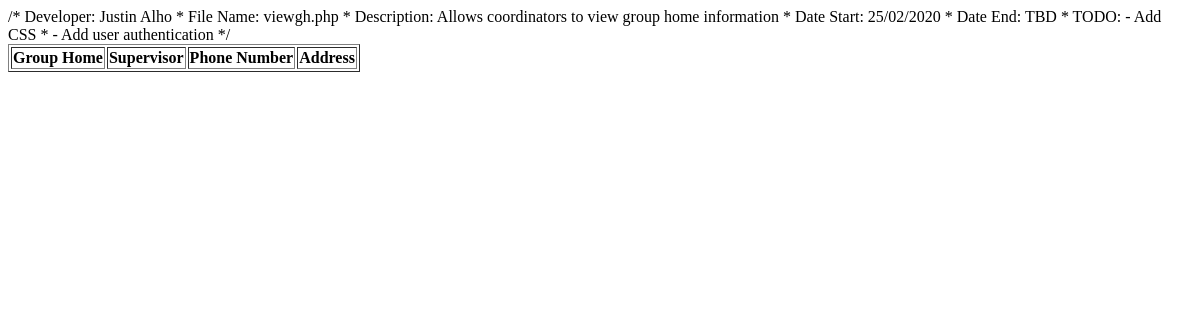
Page /webPages/php/testPages/viewgh.php on the earlier database version.
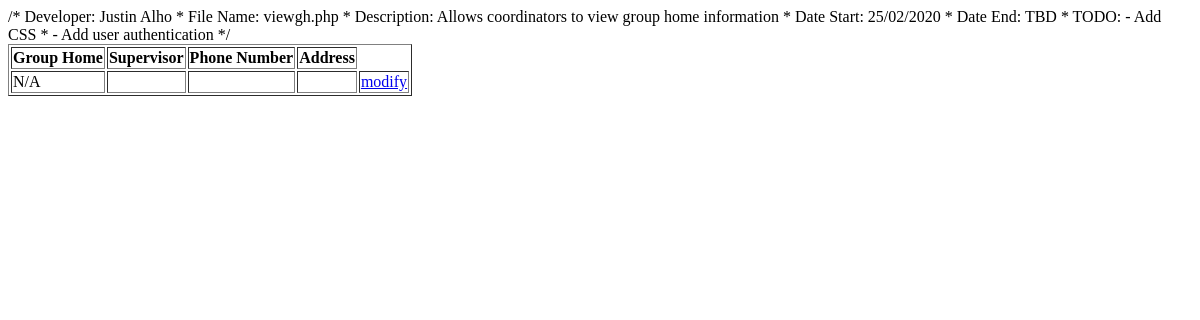
Same page on the later database version.
### tables this page shows
CREATE TABLE GROUP_HOME
(
	GH_ID int NOT NULL AUTO_INCREMENT,
	STAFF_ID int,
	GH_STATUS char(1) NOT NULL DEFAULT 'A',
	GH_NAME varchar(20) NOT NULL,
	GH_PHONE varchar(15),
	GH_ADDRESS varchar(50),
	GH_CITY varchar(20),
	PRIMARY KEY (GH_ID),
	FOREIGN KEY (STAFF_ID) REFERENCES STAFF(STAFF_ID),
	FOREIGN KEY (GH_STATUS) REFERENCES C_S_STATUS(C_S_STATUS_CODE)
);

### webPages/php/testPages/viewgh.php (the view, shortened to what this page needs)
<html>
    <head>
    </head>
    <body>
        <?php
			$username = 'Coordinator';
			$password = 'Password1';
			$conn = new PDO("mysql:host=localhost; dbname=edenbridgetest", $username, $password);
			$sql = $conn->prepare("SELECT GH_ID, GH_NAME, STAFF_FNAME, STAFF_LNAME, GH_PHONE, GH_ADDRESS
			FROM GROUP_HOME
			LEFT JOIN STAFF
			ON GROUP_HOME.STAFF_ID = STAFF.STAFF_ID");
			$sql->execute();
			$row = $sql->fetchAll();
			echo
			"<table border='1'>
				<tr>
					<th>Group Home</th>
					<th>Supervisor</th>
					<th>Phone Number</th>
					<th>Address</th>
				</tr>
			";
			foreach ($row as $data)
			{
				echo "<tr>";
				echo "<td>{$data['GH_NAME']}</td>";
				echo "<td>{$data['STAFF_FNAME']} {$data['STAFF_LNAME']}</td>";
				echo "<td>{$data['GH_PHONE']}</td>";
				echo "<td>{$data['GH_ADDRESS']}</td>";
				echo "<td><a href='modgh.php?id={$data['GH_ID']}'>modify</a></td>";
				echo "</tr>";
			}
			echo "</table><br />\n";
		?>
	</body>
</html>

Differences in the rows shown:
added group_home: GH_NAME "N/A"
